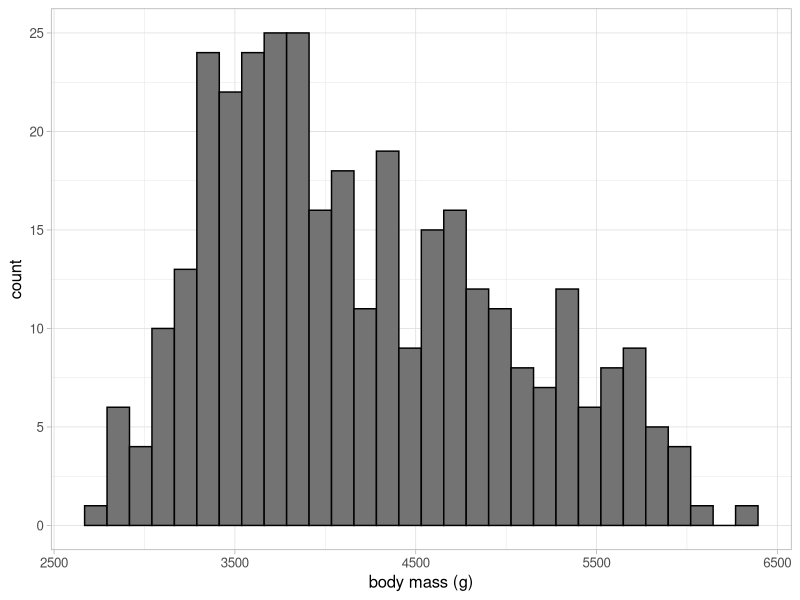
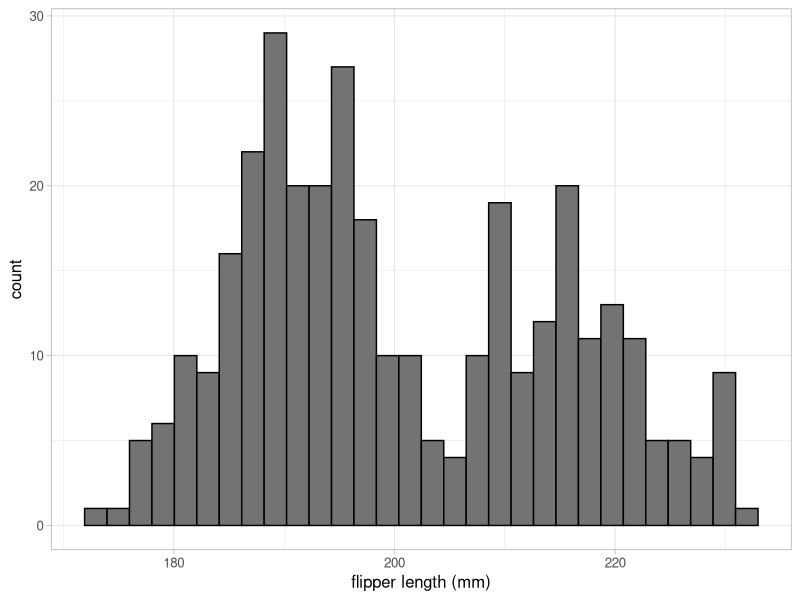
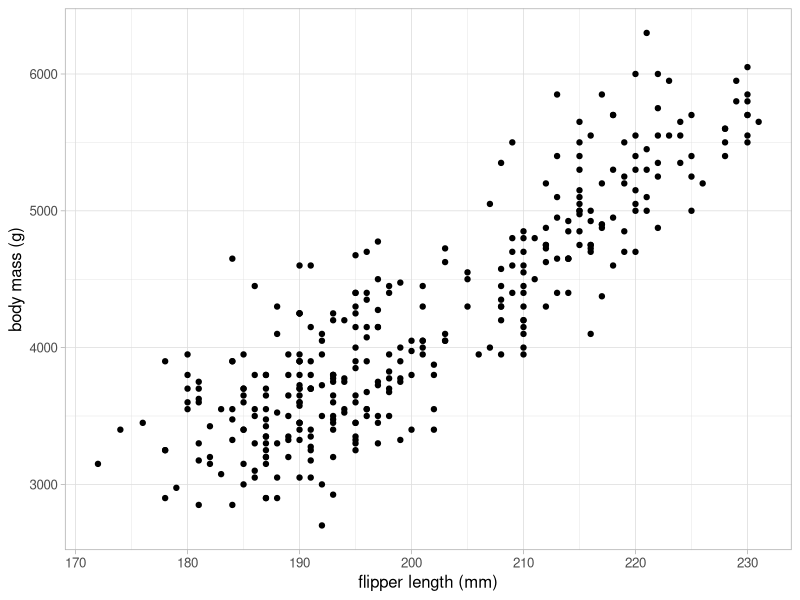

Write R code to recreate these figures, in order.
## ---- chunk 1
#| label: setup
#| include: false

library(tidyverse)
## ---- chunk 2
#| label: load-penguin

library(palmerpenguins) # <1>

data(penguins) # <2>
## ---- chunk 3
#| label: check-data

View(penguins) # <1>

names(penguins) # <2>

str(penguins) # <3>
## ---- chunk 4
#| label: fig-histograms
#| layout-nrow: 2
#| message: false
#| fig-subcap: 
#|  - "Body mass"
#|  - "Flipper length"

ggplot(data = penguins) +
  geom_histogram(aes(x = body_mass_g), 
                 colour = "black", fill = "grey45") +
  labs(x = "body mass (g)") + # <1>
  theme_light(base_size = 12) # <2> 

ggplot(data = penguins) +
  geom_histogram(aes(x = flipper_length_mm), 
                 colour = "black", fill = "grey45") +
  labs(x = "flipper length (mm)") + 
  theme_light(base_size = 12)  
## ---- chunk 5
#| label: fig-scatter
#| fig-cap: "Scatterplot showing the relationship between penguins' body mass and flipper length"

ggplot(data = penguins) +
  geom_point(aes(y = body_mass_g, x = flipper_length_mm)) + # <1>
  labs(y = "body mass (g)", x = "flipper length (mm)") +
  theme_light(base_size = 12)
## ---- chunk 6
#| label: correlation

cor(penguins$body_mass_g, penguins$flipper_length_mm,
    use = "complete.obs") # <1>
